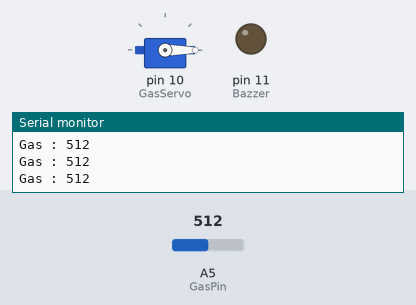
Recording of a sketch running on a simulated Arduino Uno, built with avr-gcc and run on an emulated ATmega328P. On the bench: servo, output pins drawn as LEDs (lit = HIGH), the last lines printed to the serial monitor. Inputs (shaded band) come from the test bench; at power-on: A5 (GasPin) = 512.

Above: at 1.2 s.
1.3 s: A5 (GasPin) set to 207
2.8 s: A5 (GasPin) set to 185
At 4.1 s:
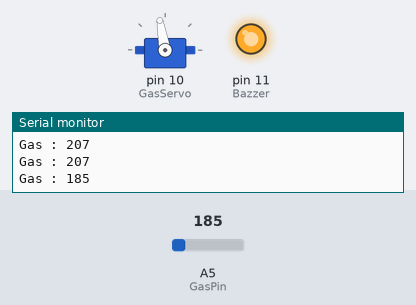
Timing chart, 0 to 7.3 s (numbered marks = the images above; inputs shaded):
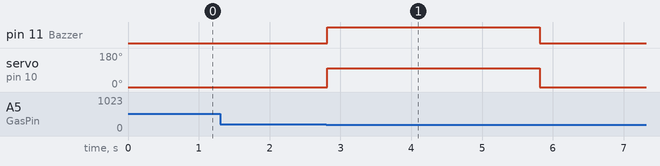

The sketch:

Gas_Sensor.ino
```cpp
int GasPin = A5;
int GasState = 0;

int GasFlag = 0;
int Bazzer = 11;

int GasDoorOpen = 100;
int GasDoorClose = 0;

#include <Servo.h>
Servo GasServo;


void setup() {
  Serial.begin(9600);
  pinMode(GasPin, INPUT);
  pinMode(Bazzer, OUTPUT);

  GasServo.attach(10);
  GasServo.write(GasDoorClose);

}


void loop() {

  GasState = analogRead(GasPin);

  Serial.print("Gas : ");
  Serial.println(GasState);


  if(GasState <= 200 && GasFlag == 0){

    digitalWrite(Bazzer, HIGH);
    GasServo.write(GasDoorOpen);
    delay(3000);
    digitalWrite(Bazzer, LOW);
    GasServo.write(GasDoorClose);
    delay(15);
    GasFlag = 1;
  }


  else if(GasState >= 350){
    GasFlag = 0;
    delay(15);
  }

}
```

Measured:
- the behaviour switches between 201 and 200 on A5 (GasPin) (found by bisection; images 0 and 1)
- after the input at 2.8 s, pin 11 (Bazzer): LOW → HIGH at once, → LOW 3.0 s later; servo on pin 10 (GasServo): 0° → 100° at once, → 0° 3.0 s later
